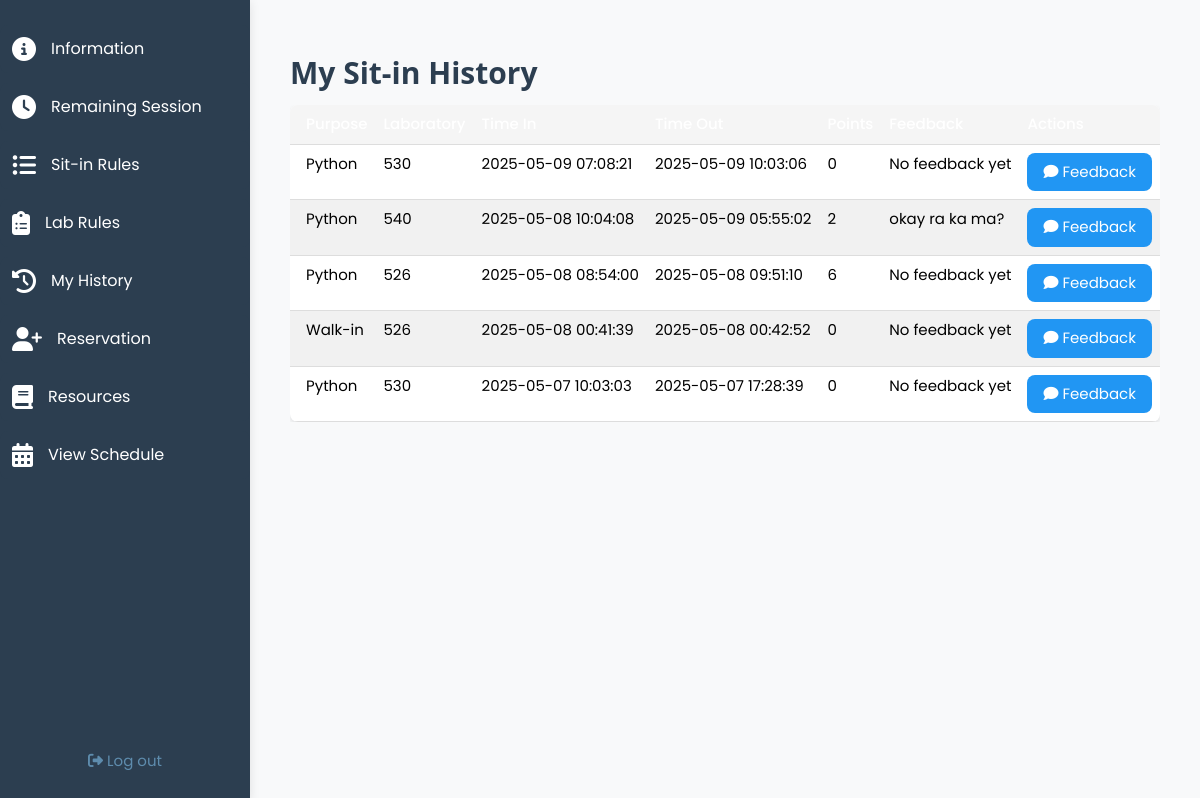
The app's page /student_history (signed in), older data.
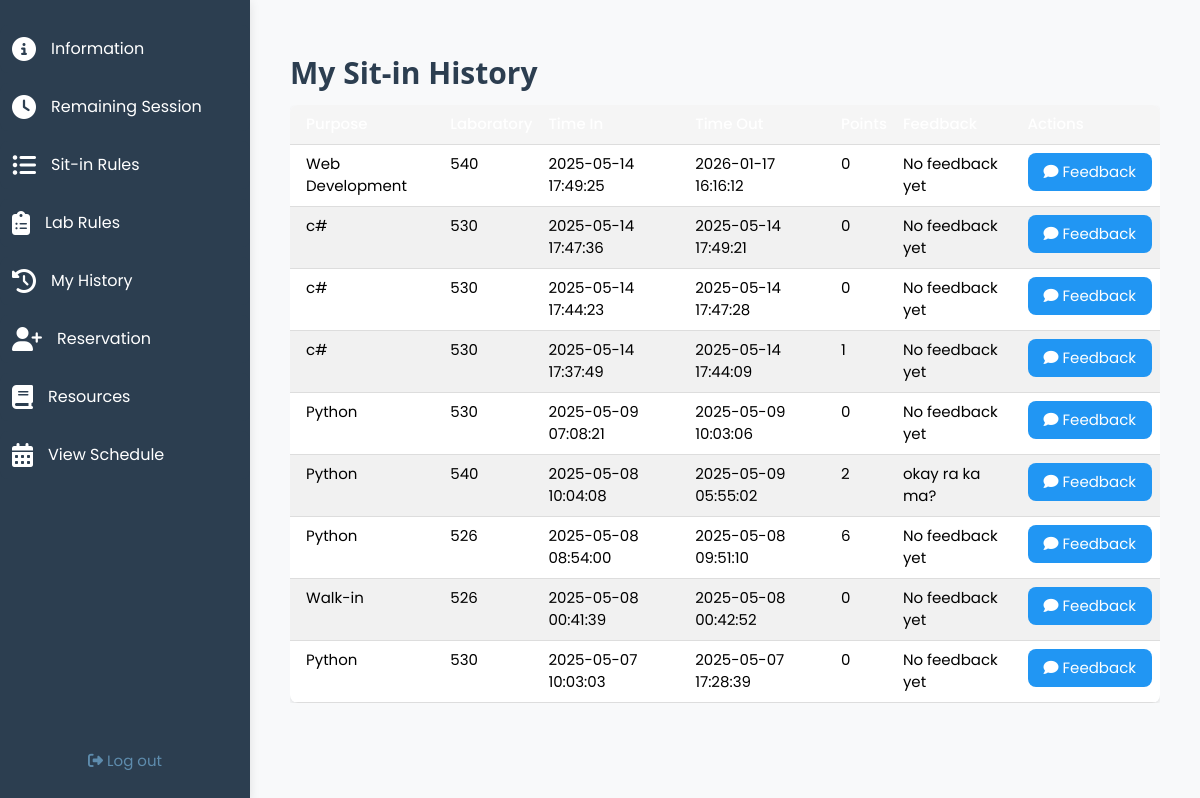
The same page, newer data.
### tables this page shows
CREATE TABLE sit_in_history (
                id INTEGER PRIMARY KEY AUTOINCREMENT,
                user_id INTEGER NOT NULL,
                time_in DATETIME NOT NULL,
                time_out DATETIME NOT NULL,
                purpose TEXT NOT NULL,
                laboratory TEXT NOT NULL,
                computer_id INTEGER,
                points INTEGER DEFAULT 0,
                FOREIGN KEY (user_id) REFERENCES users (id),
                FOREIGN KEY (computer_id) REFERENCES computers (id)
            );

CREATE TABLE feedbacks (
                id INTEGER PRIMARY KEY AUTOINCREMENT,
                sitin_id INTEGER NOT NULL,
                feedback TEXT NOT NULL,
                FOREIGN KEY (sitin_id) REFERENCES sit_in_history (id)
            );

### app.py (the view)
@app.route('/student_history')
def student_history():
    if 'username' not in session:
        flash('Please log in first.', 'error')
        return redirect(url_for('login'))
    try:
        user = dbhelper.get_user_info(session['username'])
        if not user:
            flash('User not found', 'error')
            return redirect(url_for('login'))
        history = dbhelper.get_student_history(user['id'])
        return render_template('student_history.html', history=history)
    except Exception as e:
        print(f"Error in student_history: {e}")
        flash('Error loading history', 'error')
        return redirect(url_for('information'))

### dbhelper.py (called while the page is built)
def get_db_connection():
    conn = sqlite3.connect(DATABASE)
    conn.row_factory = sqlite3.Row
    return conn

### templates/student_history.html (shortened to what this page needs)
{% extends 'dashboard.html' %}
{% block content %}
<div class="w3-container" style="padding: 20px;">
    <h2>My Sit-in History</h2>
    <div class="w3-responsive">
        <table class="w3-table w3-striped w3-bordered">
            <thead>
                <tr>
                    <th>Purpose</th>
                    <th>Laboratory</th>
                    <th>Time In</th>
                    <th>Time Out</th>
                    <th>Points</th>
                    <th>Feedback</th>
                    <th>Actions</th>
                </tr>
            </thead>
            <tbody>
                {% for record in history %}
                <tr>
                    <td>{{ record.purpose }}</td>
                    <td>{{ record.laboratory }}</td>
                    <td>{{ record.time_in }}</td>
                    <td>{{ record.time_out }}</td>
                    <td>{{ record.points or 0 }}</td>
                    <td id="feedback-{{ record.id }}">{{ record.feedback or 'No feedback yet' }}</td>
                    <td>
                        <button onclick="openFeedbackModal('{{ record.id }}')" class="w3-button w3-blue">
                            <i class="fa fa-comment"></i> Feedback
                        </button>
                    </td>
                </tr>
                {% endfor %}
            </tbody>
        </table>
    </div>
</div>
{% endblock %}

### templates/dashboard.html (shortened to what this page needs)
<!DOCTYPE html>
<html>
<head>
    <link rel="stylesheet" href="../static/css/w3.css">
    <link rel="stylesheet" href="../static/css/stylesheet.css">
    <link rel="stylesheet" href="https://cdnjs.cloudflare.com/ajax/libs/font-awesome/4.7.0/css/font-awesome.min.css">
    <link rel="stylesheet" href="https://cdnjs.cloudflare.com/ajax/libs/font-awesome/6.4.2/css/all.min.css">
</head>
<body>
    <div class="navbar">
        <a href="{{ url_for('information') }}" class="w3-bar-item w3-button">
            <i class="fas fa-info-circle"></i> Information
        </a>
        <a href="#" class="w3-bar-item w3-button">
            <i class="fas fa-clock"></i> Remaining Session
        </a>
        <a href="{{ url_for('sitin_rulees') }}" class="w3-bar-item w3-button">
            <i class="fas fa-list-ul"></i> Sit-in Rules
        </a>
        <a href="{{ url_for('labrules') }}" class="w3-bar-item w3-button">
            <i class="fas fa-clipboard-list"></i> Lab Rules
        </a>
        <a href="{{ url_for('student_history') }}" class="w3-bar-item w3-button">
            <i class="fas fa-history"></i> My History
        </a>
        <a href="{{ url_for('reservation') }}" class="w3-bar-item w3-button">
            <i class="fas fa-user-plus"></i> Reservation
        </a>
        <a href="{{ url_for('resources') }}" class="w3-bar-item w3-button">
            <i class="fas fa-book"></i> Resources
        </a>
        <a href="{{ url_for('view_schedule') }}" class="w3-bar-item w3-button">
            <i class="fas fa-calendar-alt"></i> View Schedule
        </a>
        <form action="{{ url_for('logout') }}" method="POST" style="position: absolute; bottom: 20px; width: 100%;">
            <button type="submit" class="w3-button w3-block" style="color: var(--accent-gold);">
                <i class="fas fa-sign-out-alt"></i> Log out
            </button>
        </form>
    </div>
    <div class="main-content">
        {% block content %}
        {% endblock %}
    </div>
</body>
</html>

### static/css/w3.css (style rules this page uses)
html { box-sizing:border-box }
*,*:before,*:after { box-sizing:inherit }
html { -ms-text-size-adjust:100%;-webkit-text-size-adjust:100% }
body { margin:0 }
a { background-color:transparent }
button,input,select,textarea,optgroup { font:inherit;margin:0 }
button,input { overflow:visible }
button,select { text-transform:none }
button,[type=button],[type=reset],[type=submit] { -webkit-appearance:button }
html,body { font-family:Verdana,sans-serif;font-size:15px;line-height:1.5 }
html { overflow-x:hidden }
h2 { font-size:30px }
h1,h2,h3,h4,h5,h6 { font-family:"Segoe UI",Arial,sans-serif;font-weight:400;margin:10px 0 }
a { color:inherit }
.w3-table,.w3-table-all { border-collapse:collapse;border-spacing:0;width:100%;display:table }
.w3-bordered tr,.w3-table-all tr { border-bottom:1px solid #ddd }
.w3-striped tbody tr:nth-child(even) { background-color:#f1f1f1 }
.w3-table td,.w3-table th,.w3-table-all td,.w3-table-all th { padding:8px 8px;display:table-cell;text-align:left;vertical-align:top }
.w3-table th:first-child,.w3-table td:first-child,.w3-table-all th:first-child,.w3-table-all td:first-child { padding-left:16px }
.w3-btn,.w3-button { border:none;display:inline-block;padding:8px 16px;vertical-align:middle;overflow:hidden;text-decoration:none;color:inherit;background-color:inherit;text-align:center;cursor:pointer;white-space:nowrap }
.w3-btn,.w3-button { -webkit-touch-callout:none;-webkit-user-select:none;-khtml-user-select:none;-moz-user-select:none;-ms-user-select:none;user-select:none }
.w3-block { display:block;width:100% }
.w3-responsive { display:block;overflow-x:auto }
.w3-container:after,.w3-container:before,.w3-panel:after,.w3-panel:before,.w3-row:after,.w3-row:before,.w3-row-padding:after,.w3-row-padding:before, .w3-cell-row:before,.w3-cell-row:after,.w3-clear:after,.w3-clear:before,.w3-bar:before,.w3-bar:after { content:"";display:table;clear:both }
.w3-container,.w3-panel { padding:0.01em 16px }
.w3-blue,.w3-hover-blue:hover { color:#fff!important;background-color:#2196F3!important }

### static/css/stylesheet.css (style rules this page uses)
:root { --blue-600: #003366; --blue-500: #174878; --blue-400: #2F5F8A; --blue-300: #46769B; --blue-200: #5E8CAD; --blue-100: #75A2BF; --primary-dark: var(--blue-600); --secondary-dark: var(--blue-500); --text-light: #ffffff; --accent-gold: var(--blue-200); --success-color: #28a745; --error-color: #dc3545; }
body { font-family: Poppins, sans-serif; background-color: white; }
.navbar { height: 100vh; width: 50px; background-color: var(--primary-dark); position: fixed; top: 0; left: 0; overflow-x: hidden; padding-top: 20px; transition: width 0.3s; display: flex; flex-direction: column; align-items: center; }
.navbar a { display: flex; align-items: center; padding: 12px; width: 100%; color: var(--blue-100); text-decoration: none; font-size: 16px; transition: 0.3s; margin: 8px 0; }
.navbar a i { font-size: 24px; margin-right: 15px; }
.main-content { margin-left: 80px; padding: 20px; transition: margin-left 0.3s; }
.w3-table { background: rgba(255, 255, 255, 0.1); border-radius: 8px; }
.w3-table th { background: rgba(255, 255, 255, 0.2); position: sticky; top: 0; z-index: 1; }
.w3-button { transition: all 0.3s ease; }

### templates/dashboard.html (style rules this page uses)
* { font-family: 'Poppins', sans-serif; }
.navbar { background: #2c3e50; box-shadow: 0 2px 10px rgba(0, 0, 0, 0.1); }
.navbar a { color: white !important; transition: all 0.3s ease; border-radius: 8px; margin: 5px 0; }
.main-content { background: #f8f9fa; min-height: 100vh; padding: 20px; }
.w3-button { border-radius: 8px; transition: all 0.3s ease; }
.w3-table { border-radius: 8px; overflow: hidden; }
.w3-table th { background: var(--blue-400); color: white; font-weight: 500; }
h2, h3 { color: #2c3e50; font-weight: 600; }

### templates/student_history.html (style rules this page uses)
.w3-table { background: white; box-shadow: 0 2px 4px rgba(0,0,0,0.1); }
.w3-table th { background: #f5f5f5; position: sticky; top: 0; z-index: 1; }

Row changes from the older to the newer data that the page shows:
added sit_in_history: purpose "Web Development", laboratory "540", time_in "2025-05-14 17:49:25", time_out "2026-01-17 16:16:12", points "0", feedback "No feedback yet"
added sit_in_history: purpose "c#", laboratory "530", time_in "2025-05-14 17:47:36", time_out "2025-05-14 17:49:21", points "0", feedback "No feedback yet"
added sit_in_history: purpose "c#", laboratory "530", time_in "2025-05-14 17:44:23", time_out "2025-05-14 17:47:28", points "0", feedback "No feedback yet"
added sit_in_history: purpose "c#", laboratory "530", time_in "2025-05-14 17:37:49", time_out "2025-05-14 17:44:09", points "1", feedback "No feedback yet"
